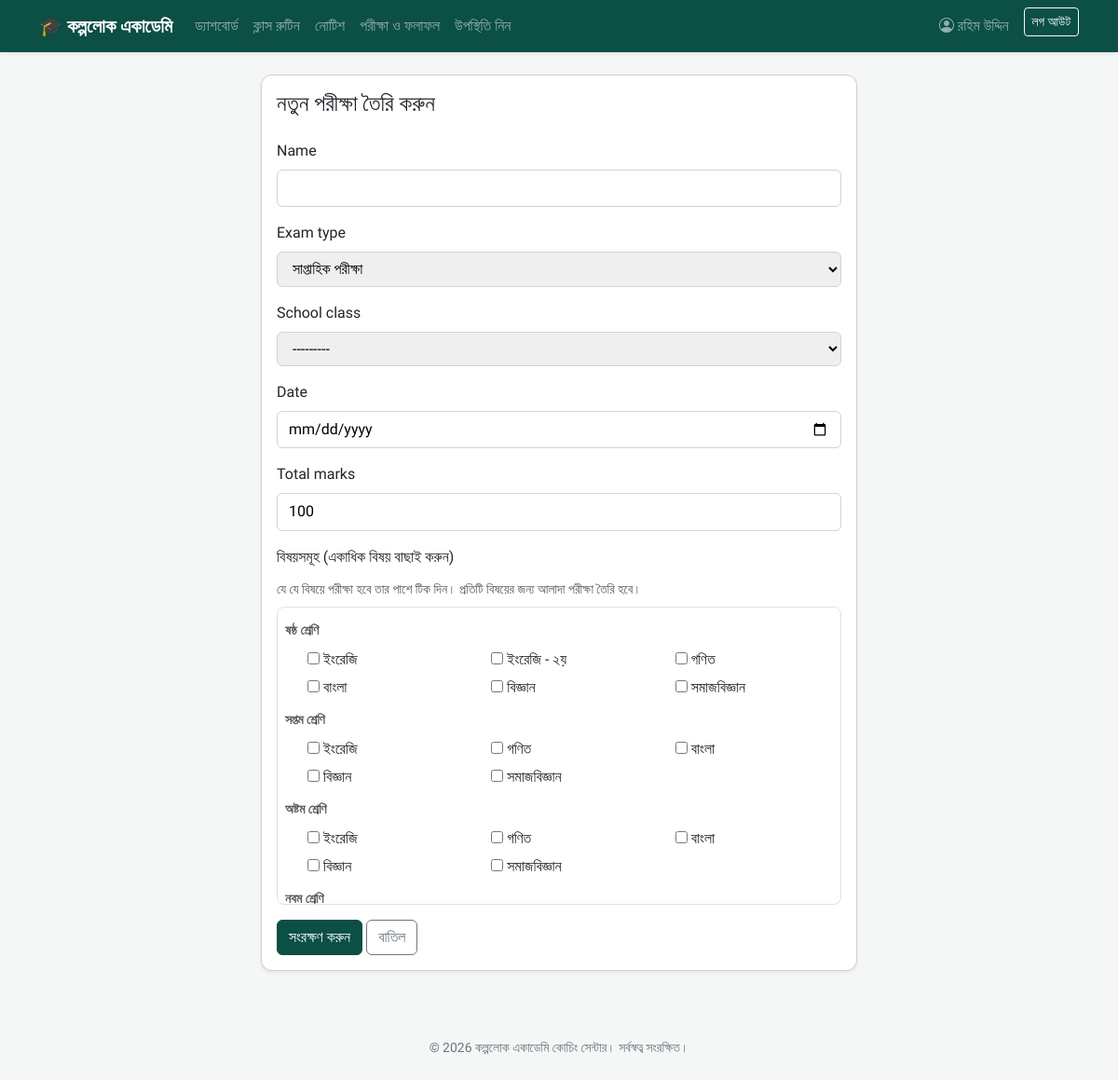
The page /exams/add/ (signed in) on the database its author committed.
### accounts/models.py (models this page shows, shortened)
class User(AbstractUser):
    class Role(models.TextChoices):
        ADMIN = "ADMIN", "Admin"
        TEACHER = "TEACHER", "Teacher"
        STUDENT = "STUDENT", "Student"
    role = models.CharField(max_length=10, choices=Role.choices, default=Role.STUDENT)
    phone = models.CharField(max_length=20, blank=True)
    photo = models.ImageField(upload_to="profiles/", blank=True, null=True)
    address = models.CharField(max_length=255, blank=True)
    def is_admin_role(self):
        return self.role == self.Role.ADMIN or self.is_superuser
    def is_teacher_role(self):
        return self.role == self.Role.TEACHER
    def is_student_role(self):
        return self.role == self.Role.STUDENT

### academy/models.py (models this page shows)
class SchoolClass(models.Model):
    name = models.CharField(max_length=100, unique=True, help_text="যেমনঃ ষষ্ঠ শ্রেণি, SSC ব্যাচ")
    section = models.CharField(max_length=50, blank=True)
    order = models.PositiveIntegerField(default=0, help_text="তালিকায় ক্রম নির্ধারণের জন্য")
    class Meta:
        ordering = ["order", "name"]
    def __str__(self):
        return f"{self.name}{(' - ' + self.section) if self.section else ''}"

class Subject(models.Model):
    name = models.CharField(max_length=100)
    school_class = models.ForeignKey(SchoolClass, on_delete=models.CASCADE, related_name="subjects")
    code = models.CharField(max_length=20, blank=True)
    class Meta:
        unique_together = ("name", "school_class")
    def __str__(self):
        return f"{self.name} ({self.school_class})"

### accounts/decorators.py (the view)
        @login_required
        def wrapped(request, *args, **kwargs):
            if not role_check(request.user):
                raise PermissionDenied("এই পাতাটি দেখার অনুমতি আপনার নেই।")
            return view_func(request, *args, **kwargs)

### academy/forms.py
class ExamForm(forms.ModelForm):
    subjects = forms.ModelMultipleChoiceField(
        queryset=Subject.objects.all(),
        label="বিষয়সমূহ (একাধিক বিষয় বাছাই করুন)",
        widget=forms.CheckboxSelectMultiple,
        help_text="যে যে বিষয়ে পরীক্ষা হবে তার পাশে টিক দিন। প্রতিটি বিষয়ের জন্য আলাদা পরীক্ষা তৈরি হবে।",
    )
    class Meta:
        model = Exam
        fields = ["name", "exam_type", "school_class", "date", "total_marks"]
        widgets = {"date": forms.DateInput(attrs={"type": "date"})}
    def __init__(self, *args, **kwargs):
        super().__init__(*args, **kwargs)
        self.fields["subjects"].queryset = Subject.objects.select_related("school_class").order_by(
            "school_class__order", "name"
        )
        self.order_fields(["name", "exam_type", "school_class", "subjects", "date", "total_marks"])

### templates/academy/exam_form.html (shortened to what this page needs)
{% extends "base.html" %}
{% block content %}
<div class="card shadow-sm" style="max-width:640px;margin:auto;">
    <div class="card-body">
        <h4 class="mb-4">{{ title }}</h4>
        <form method="post" novalidate>
            {% for field in form %}
                {% if field.name != "subjects" %}
                    <div class="mb-3">
                        <label class="form-label">{{ field.label }}</label>
                        {{ field }}
                    </div>
                {% endif %}
            {% endfor %}
            <div class="mb-3">
                <label class="form-label">{{ form.subjects.label }}</label>
                {% if form.subjects.help_text %}<div class="form-text mb-2">{{ form.subjects.help_text }}</div>{% endif %}
                <div class="border rounded-3 p-2" style="max-height:320px; overflow-y:auto;">
                    <div class="row g-1">
                        {% regroup form.subjects by data.value.instance.school_class as class_groups %}
                        {% for group in class_groups %}
                            <div class="col-12 mt-2 mb-1">
                                <small class="text-muted fw-bold">{{ group.grouper }}</small>
                            </div>
                            {% for checkbox in group.list %}
                                <div class="col-6 col-md-4">
                                    <div class="form-check">
                                        {{ checkbox.tag }}
                                        <label class="form-check-label" for="{{ checkbox.id_for_label }}">
                                            {{ checkbox.data.value.instance.name }}
                                        </label>
                                    </div>
                                </div>
                            {% endfor %}
                        {% endfor %}
                    </div>
                </div>
            </div>
            <button type="submit" class="btn btn-brand">সংরক্ষণ করুন</button>
            <a href="javascript:history.back()" class="btn btn-outline-secondary">বাতিল</a>
        </form>
    </div>
</div>
{% endblock %}

### templates/base.html (shortened to what this page needs)
{% load static %}
<!DOCTYPE html>
<html lang="bn">
<head>
    <link href="https://cdn.jsdelivr.net/npm/bootstrap@5.3.3/dist/css/bootstrap.min.css" rel="stylesheet">
    <link href="https://cdn.jsdelivr.net/npm/bootstrap-icons@1.11.3/font/bootstrap-icons.css" rel="stylesheet">
</head>
<body>
<nav class="navbar navbar-expand-lg navbar-dark brand-green mb-4 shadow-sm">
    <div class="container">
        <a class="navbar-brand" href="{% url 'home' %}">🎓 কল্পলোক একাডেমি</a>
        <div class="collapse navbar-collapse" id="navMenu">
            <ul class="navbar-nav me-auto mb-2 mb-lg-0">
                {% if user.is_authenticated %}
                    <li class="nav-item"><a class="nav-link" href="{% url 'dashboard' %}">ড্যাশবোর্ড</a></li>
                    <li class="nav-item"><a class="nav-link" href="{% url 'routine_list' %}">ক্লাস রুটিন</a></li>
                    <li class="nav-item"><a class="nav-link" href="{% url 'notice_list' %}">নোটিশ</a></li>
                    {% if user.is_teacher_role %}
                        <li class="nav-item"><a class="nav-link" href="{% url 'exam_list' %}">পরীক্ষা ও ফলাফল</a></li>
                        <li class="nav-item"><a class="nav-link" href="{% url 'attendance_mark' %}">উপস্থিতি নিন</a></li>
                    {% endif %}
                {% endif %}
            </ul>
            <ul class="navbar-nav">
                {% if user.is_authenticated %}
                    <li class="nav-item"><a class="nav-link" href="{% url 'profile' %}"><i class="bi bi-person-circle"></i> {{ user.get_full_name|default:user.username }}</a></li>
                    <li class="nav-item">
                        <form method="post" action="{% url 'logout' %}" class="d-inline">
                            <button class="btn btn-outline-light btn-sm ms-2" type="submit">লগ আউট</button>
                        </form>
                    </li>
                {% else %}
                    <li class="nav-item"><a class="nav-link" href="{% url 'login' %}">লগইন</a></li>
                {% endif %}
            </ul>
        </div>
    </div>
</nav>
<div class="container mb-5">
    {% block content %}{% endblock %}
</div>
<footer class="text-center py-4 small">
    &copy; {% now "Y" %} কল্পলোক একাডেমি কোচিং সেন্টার। সর্বস্বত্ব সংরক্ষিত।
</footer>
</body>
</html>

### templates/base.html (style rules this page uses)
body { font-family: 'Hind Siliguri', sans-serif; background-color: #f4f7f6; }
.navbar-brand { font-weight: 700; }
.brand-green { background-color: #0b4f45 !important; }
.btn-brand { background-color: #0b4f45; border-color: #0b4f45; color: #fff; }
.card { border-radius: 0.75rem; }
footer { color: #6c757d; }
form input[type=text], form input[type=email], form input[type=password], form input[type=number], form input[type=date], form input[type=time], form select, form textarea { display: block; width: 100%; padding: 0.45rem 0.75rem; border: 1px solid #ced4da; border-radius: 0.375rem; font-family: inherit; }
form input[type=checkbox] { width: auto; }

### rows shown on the page
User: get_full_name "রহিম উদ্দিন"
SchoolClass: grouper "ষষ্ঠ শ্রেণি"
Subject: data.value.instance.name "ইংরেজি"
Subject: data.value.instance.name "ইংরেজি - ২য়"
Subject: data.value.instance.name "গণিত"
Subject: data.value.instance.name "বাংলা"
Subject: data.value.instance.name "বিজ্ঞান"
Subject: data.value.instance.name "সমাজবিজ্ঞান"
SchoolClass: grouper "সপ্তম শ্রেণি"
Subject: data.value.instance.name "ইংরেজি"
Subject: data.value.instance.name "গণিত"
Subject: data.value.instance.name "বাংলা"
Subject: data.value.instance.name "বিজ্ঞান"
Subject: data.value.instance.name "সমাজবিজ্ঞান"
SchoolClass: grouper "অষ্টম শ্রেণি"
Subject: data.value.instance.name "ইংরেজি"
Subject: data.value.instance.name "গণিত"
Subject: data.value.instance.name "বাংলা"
Subject: data.value.instance.name "বিজ্ঞান"
Subject: data.value.instance.name "সমাজবিজ্ঞান"
SchoolClass: grouper "নবম শ্রেণি"

### other values the page prints
{{ title }} "নতুন পরীক্ষা তৈরি করুন"
{{ field.label }} "Name" "Exam type" "School class" "Date" "Total marks"
